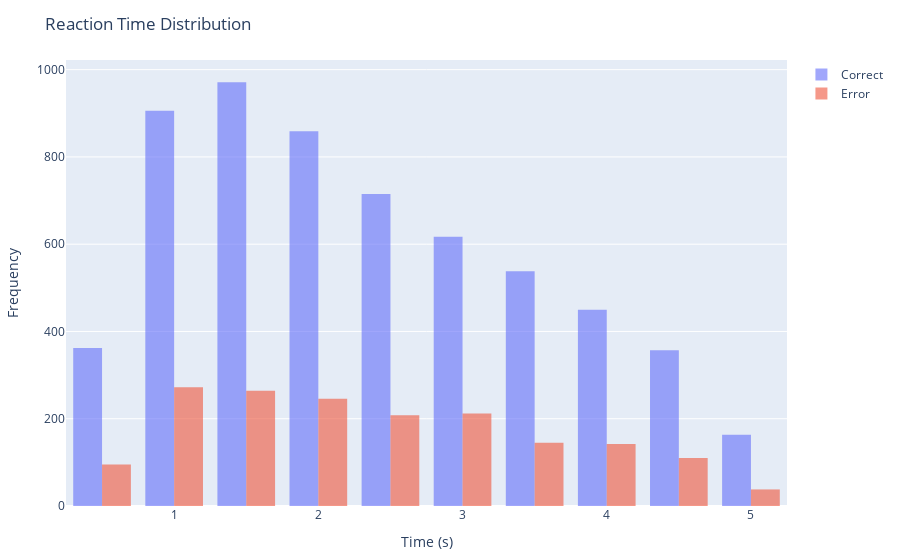
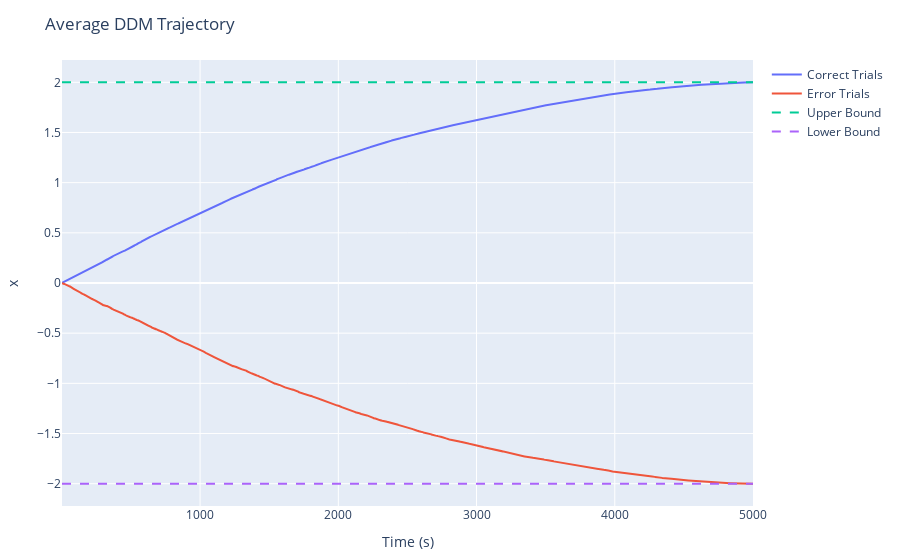

Source (notebook cell) for these figures, in order:
### Markdown cell above
**4)**
Generating the plots

### Code cell
# Reaction Time Histogram
histogram_correct = histogram(x=rts_correct, nbinsx=20, name="Correct", opacity=0.6)
histogram_error = histogram(x=rts_error, nbinsx=20, name="Error", opacity=0.6)

layout_hist = Layout(title="Reaction Time Distribution", xaxis_title="Time (s)", yaxis_title="Frequency", bar_mode="overlay")
display(plot([histogram_correct, histogram_error], layout_hist))

# Average Drifting Trajectories for the 2 choices
trajectory_correct = scatter(x=1:max_t_steps, y=trace_correct, mode="lines", name="Correct Trials")
trajectory_error = scatter(x=1:max_t_steps, y=trace_error, mode="lines", name="Error Trials")
upper_bound = scatter(x=[1, max_t_steps], y=[B,B], mode="lines", name="Upper Bound", line=attr(dash="dash"))
lower_bound = scatter(x=[1, max_t_steps], y=[-B,-B], mode="lines", name="Lower Bound", line=attr(dash="dash"))

layout_traj = Layout(title="Average DDM Trajectory", xaxis_title="Time (s)", yaxis_title="x")

display(plot([trajectory_correct, trajectory_error, upper_bound, lower_bound], layout_traj))


# --- Analysis (Example: Accuracy and Mean RT) ---
accuracy = n_correct / (n_correct + n_error) # Assuming '1' is the correct choice

println("Accuracy: ", accuracy)
println("Mean RT (correct): ", mean(rts_correct))
println("Mean RT (error): ", mean(rts_error))

### Figure 1 — Plotly figure (JSON) as saved in the notebook; plotly's stock layout.template omitted (floating-point values rounded to 4 significant figures; data arrays with more than 128 entries replaced by an {"elided": "..."} marker saying what was removed)
{"data": [{"name": "Correct", "nbinsx": 20, "opacity": 0.6, "type": "histogram", "x": {"elided": "5938 float values"}}, {"name": "Error", "nbinsx": 20, "opacity": 0.6, "type": "histogram", "x": {"elided": "1732 float values"}}], "layout": {"bar": {"mode": "overlay"}, "margin": {"b": 50, "l": 50, "r": 50, "t": 60}, "title": "Reaction Time Distribution", "xaxis": {"title": {"text": "Time (s)"}}, "yaxis": {"title": {"text": "Frequency"}}}}

### Figure 2 — Plotly figure (JSON) as saved in the notebook; plotly's stock layout.template omitted (floating-point values rounded to 4 significant figures; data arrays with more than 128 entries replaced by an {"elided": "..."} marker saying what was removed)
{"data": [{"mode": "lines", "name": "Correct Trials", "type": "scatter", "x": {"elided": "5000 int values"}, "y": {"elided": "5000 float values"}}, {"mode": "lines", "name": "Error Trials", "type": "scatter", "x": {"elided": "5000 int values"}, "y": {"elided": "5000 float values"}}, {"line": {"dash": "dash"}, "mode": "lines", "name": "Upper Bound", "type": "scatter", "x": [1, 5000], "y": [2, 2]}, {"line": {"dash": "dash"}, "mode": "lines", "name": "Lower Bound", "type": "scatter", "x": [1, 5000], "y": [-2, -2]}], "layout": {"margin": {"b": 50, "l": 50, "r": 50, "t": 60}, "title": "Average DDM Trajectory", "xaxis": {"title": {"text": "Time (s)"}}, "yaxis": {"title": {"text": "x"}}}}
